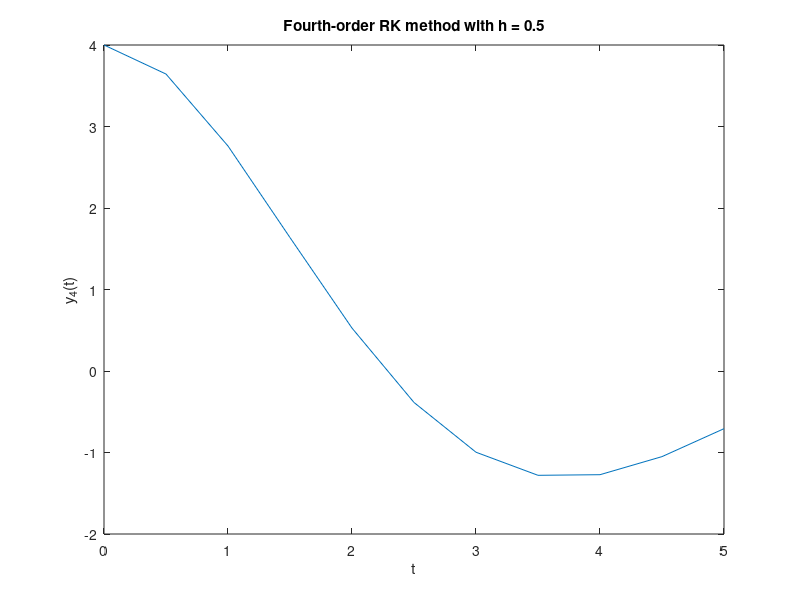

MATLAB code for this plot:
clear all;
clc;

h3 = 0.5;

% Initial Condition
y4(1) = 4;
dy = @(u) u;
u(1) = 0;
du = @(u,y) -0.6*u - 8*y;
t = 0:h3:5;
a = (t(end)-t(1))/h3;

% Fourth-Order RK Calculation
for i = 1:a
    % First Order
    k1_y(i) = u(i);
    k1_u(i) = -0.6*k1_y(i) - 0.8*y4(i);
    
    % Second Order
    k2_y(i) = u(i) + h3*k1_u(i)/2;
    k2_u(i) = -0.6*k2_y(i) - 0.8*(y4(i) + h3*k1_y(i)/2);
    
    % Third Order
    k3_y(i) = u(i) + h3*k2_u(i)/2;
    k3_u(i) = -0.6*k3_y(i) - 0.8*(y4(i) + h3*k2_y(i)/2);
    
    % Fourth Order
    k4_y(i) = u(i) + h3*k3_u(i);
    k4_u(i) = -0.6*k4_y(i) - 0.8*(y4(i) + h3*k3_y(i));
    
    % Final Condition
    y4(i+1) = y4(i) + 0.5 * (k1_y(i) + 2*k2_y(i) + 2*k3_y(i) + k4_y(i)) / 6;
    u(i+1) = u(i) + 0.5 * (k1_u(i) + 2*k2_u(i) + 2*k3_u(i) + k4_u(i)) / 6;
end

plot(t, y4), xlabel('t'), ylabel('y_4(t)');
title('Fourth-order RK method with h = 0.5')